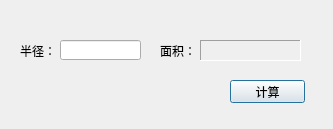
<?xml version="1.0" encoding="UTF-8"?>
<ui version="4.0">
 <class>Dialog</class>
 <widget class="QDialog" name="Dialog">
  <property name="geometry">
   <rect>
    <x>0</x>
    <y>0</y>
    <width>333</width>
    <height>129</height>
   </rect>
  </property>
  <property name="windowTitle">
   <string>Dialog</string>
  </property>
  <widget class="QLabel" name="radiusLabel">
   <property name="geometry">
    <rect>
     <x>20</x>
     <y>40</y>
     <width>41</width>
     <height>21</height>
    </rect>
   </property>
   <property name="text">
    <string>半径：</string>
   </property>
  </widget>
  <widget class="QLabel" name="areaLabel_1">
   <property name="geometry">
    <rect>
     <x>160</x>
     <y>40</y>
     <width>31</width>
     <height>21</height>
    </rect>
   </property>
   <property name="text">
    <string>面积：</string>
   </property>
  </widget>
  <widget class="QLabel" name="areaLabel_2">
   <property name="geometry">
    <rect>
     <x>200</x>
     <y>40</y>
     <width>101</width>
     <height>21</height>
    </rect>
   </property>
   <property name="frameShape">
    <enum>QFrame::Panel</enum>
   </property>
   <property name="frameShadow">
    <enum>QFrame::Sunken</enum>
   </property>
   <property name="text">
    <string/>
   </property>
  </widget>
  <widget class="QLineEdit" name="radiusLineEdit">
   <property name="geometry">
    <rect>
     <x>60</x>
     <y>40</y>
     <width>81</width>
     <height>20</height>
    </rect>
   </property>
  </widget>
  <widget class="QPushButton" name="countBtn">
   <property name="geometry">
    <rect>
     <x>230</x>
     <y>80</y>
     <width>75</width>
     <height>23</height>
    </rect>
   </property>
   <property name="text">
    <string>计算</string>
   </property>
  </widget>
  <action name="action">
   <property name="text">
    <string>阿斯蒂芬</string>
   </property>
   <property name="toolTip">
    <string>地方的</string>
   </property>
  </action>
 </widget>
 <layoutdefault spacing="6" margin="11"/>
 <resources/>
 <connections/>
</ui>
